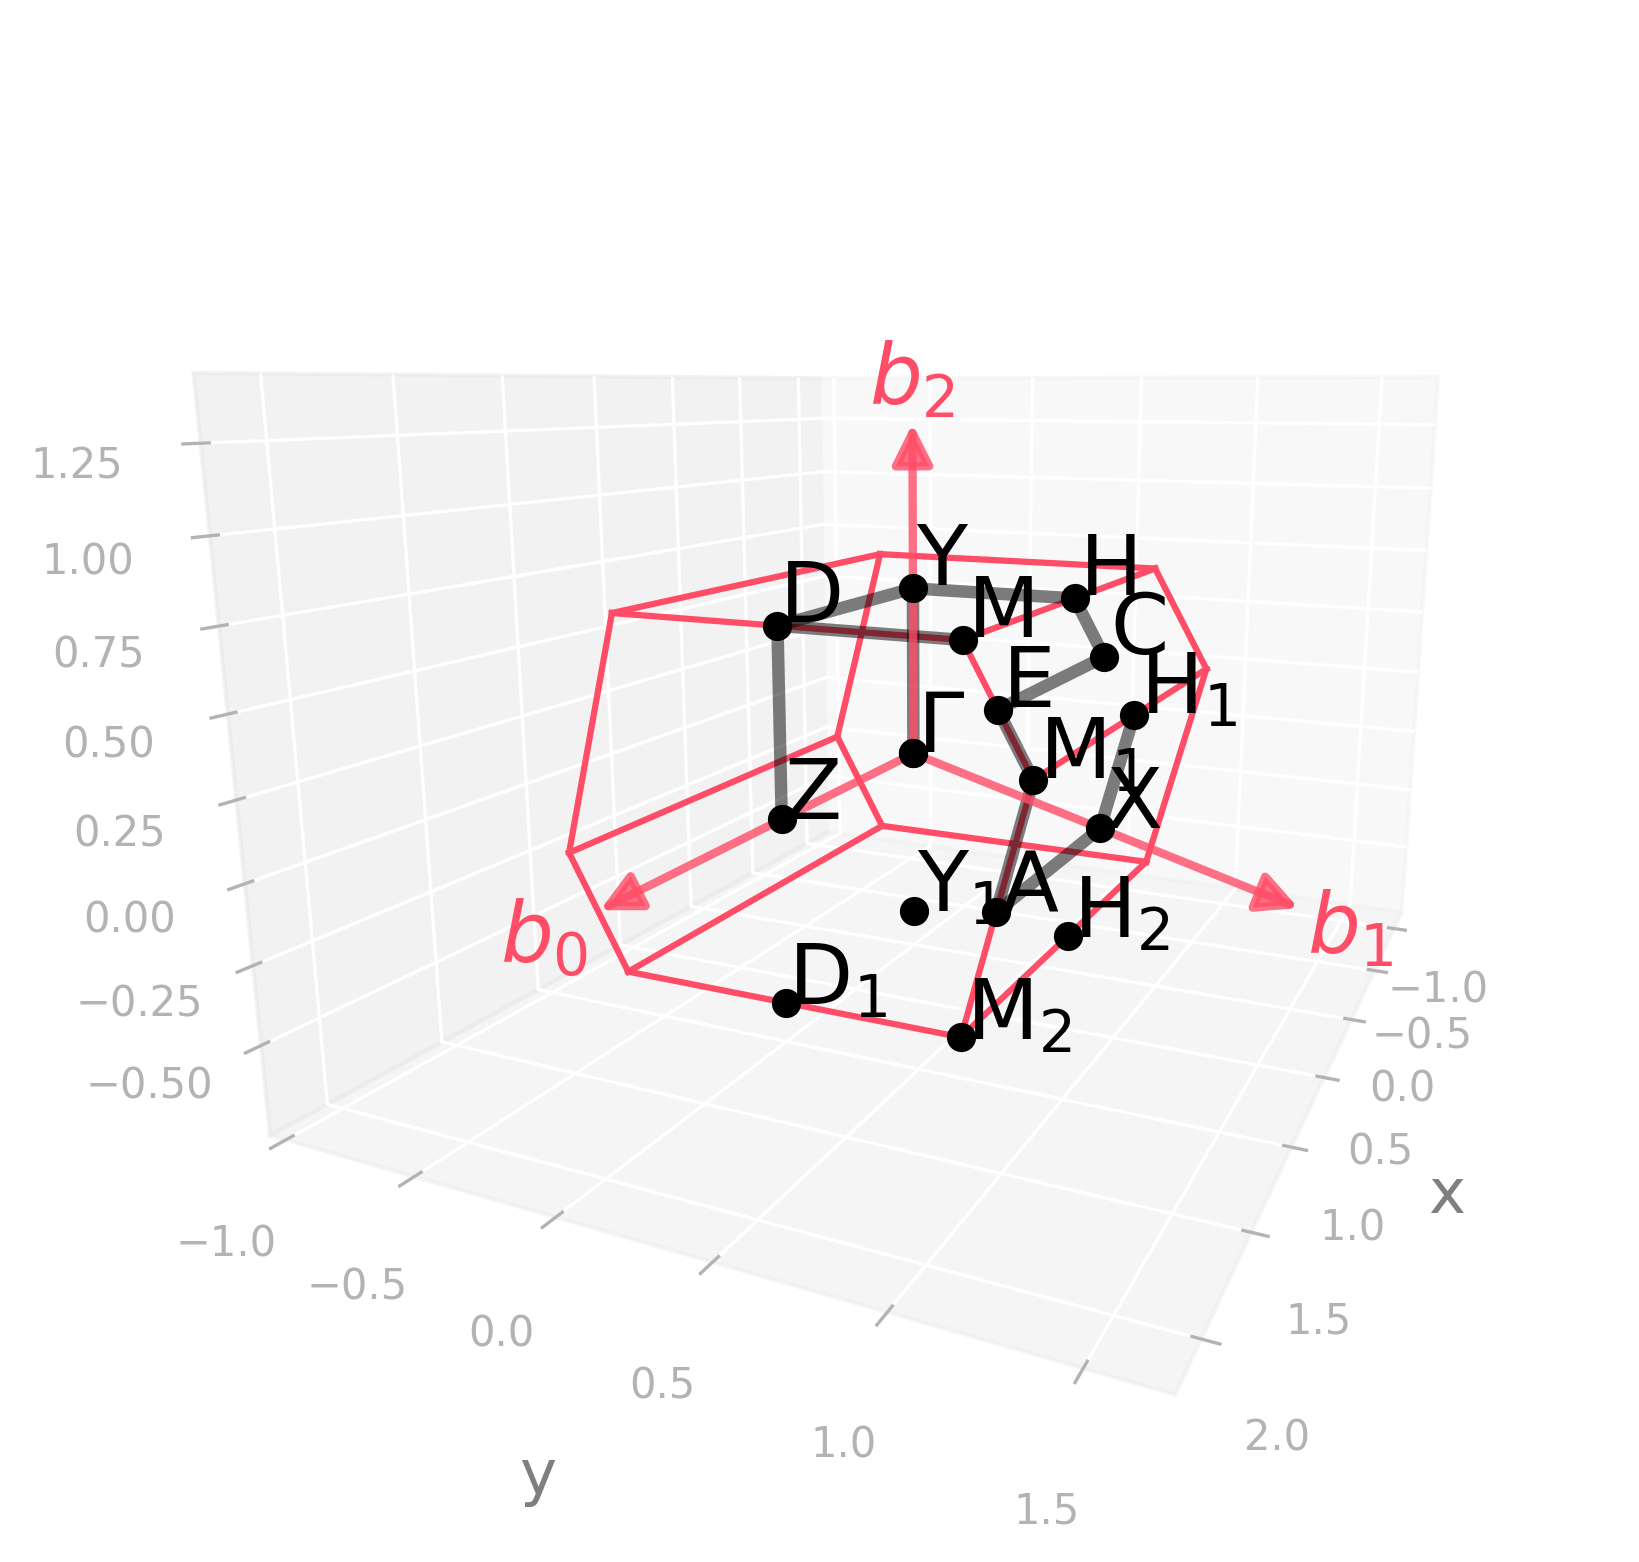

This figure's Python source:
import radtools as rad

l = rad.lattice_example("MCL")
backend = rad.PlotlyBackend()
backend.plot(l, kind="brillouin-kpath")
# Save an image:
backend.save("mcl_brillouin.png")
# Interactive plot:
backend.show()
